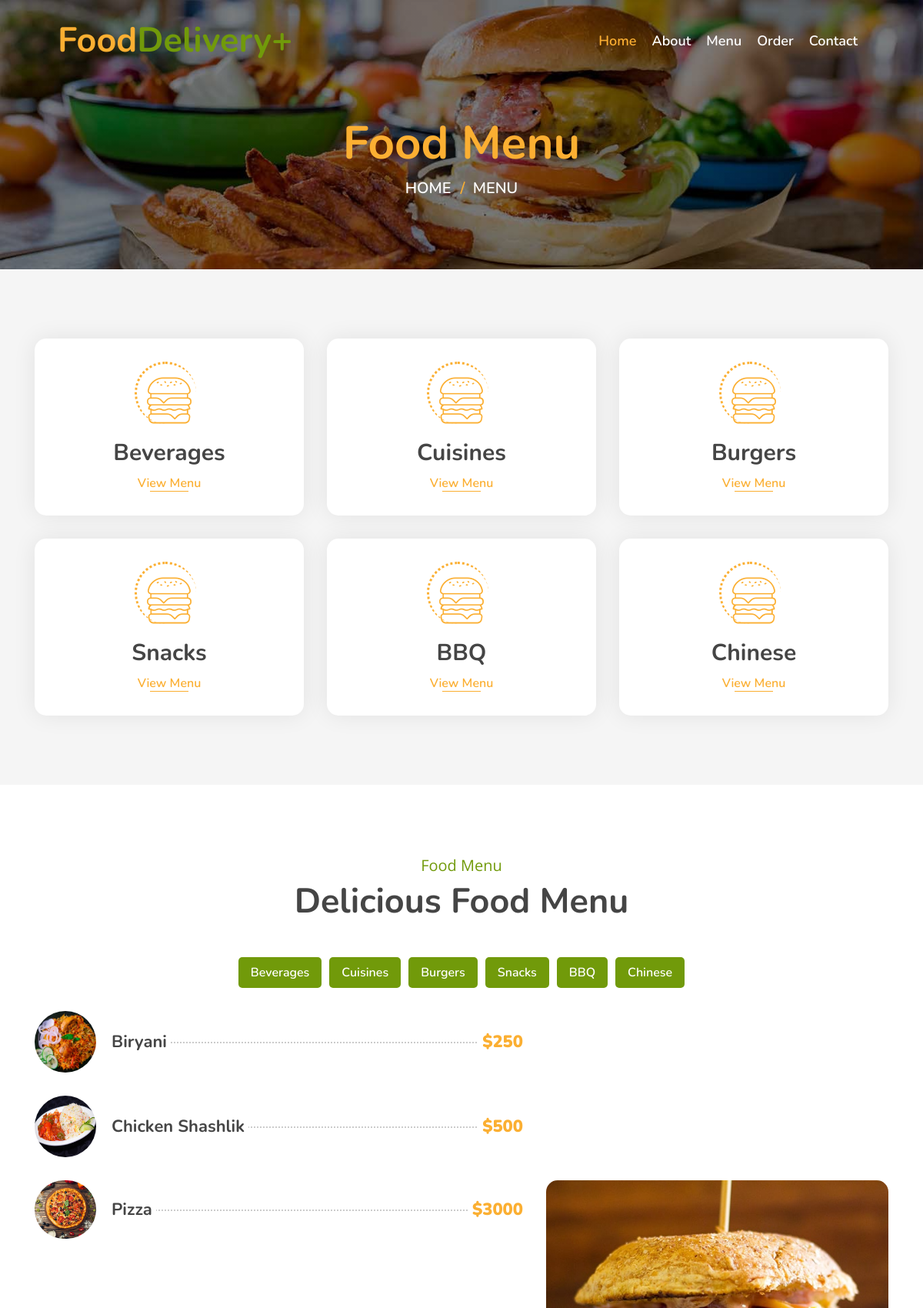
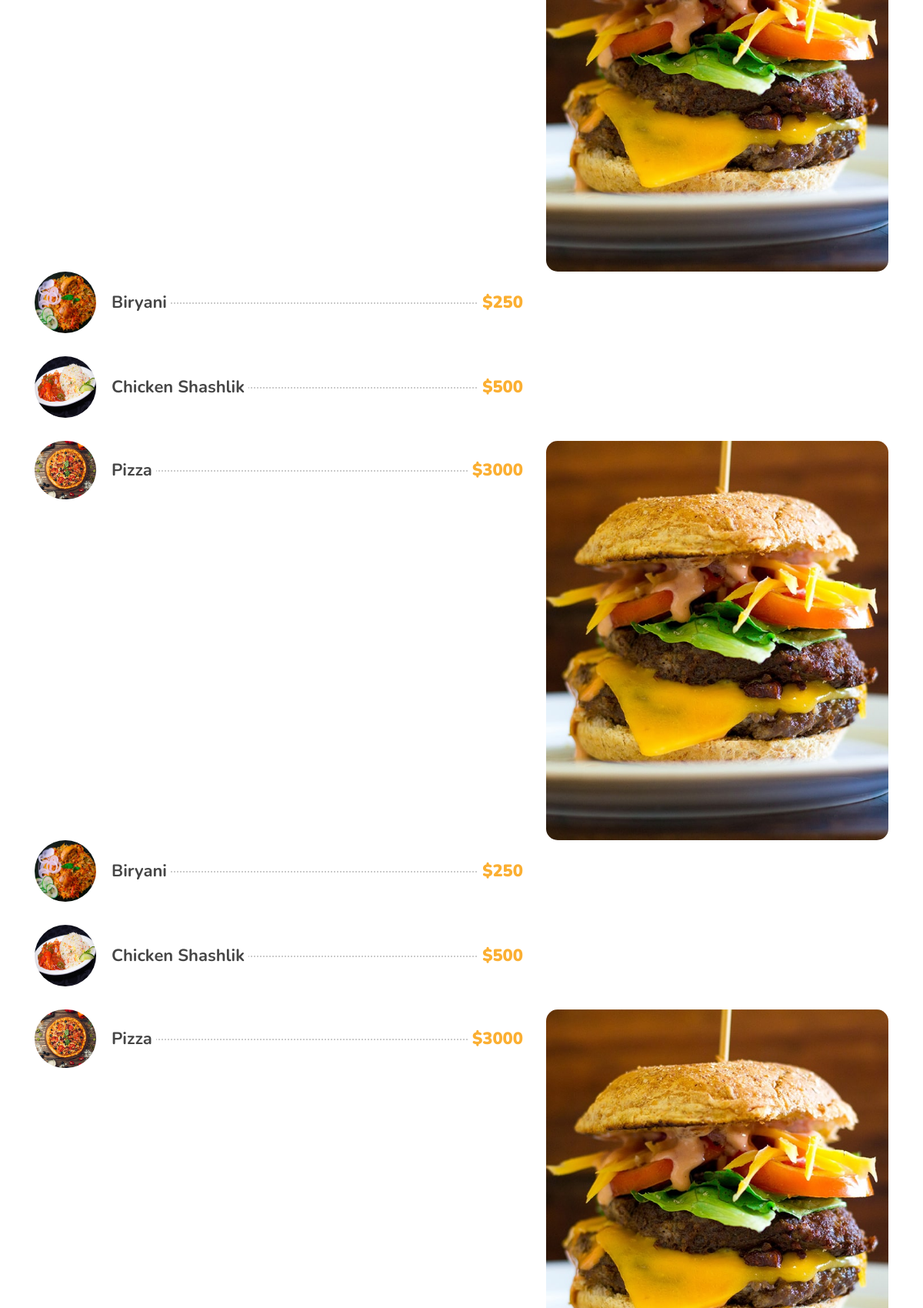
The page /menu (upper part) on the database its author committed (2 pictures, top to bottom).
### myapp/models.py (models this page shows, shortened)
class FoodType(models.Model):
    Id = models.AutoField(primary_key=True)
    Name = models.CharField(max_length=100)

class FoodItem(models.Model):
    Id = models.AutoField(primary_key=True)
    FoodName = models.CharField(max_length=100)
    ExpiryTime = models.TimeField(auto_now=True)
    Image = models.ImageField(upload_to='static/img/')
    Price = models.IntegerField()
    Category = models.ForeignKey(FoodCategory, on_delete=models.CASCADE)
    Type = models.ForeignKey(FoodType, on_delete=models.CASCADE)

### myapp/views.py (the view)
# urls.py: path('menu', views.menu),
def menu(request):
    item = FoodItem.objects.all()
    type = FoodType.objects.all()
    return render(request, 'menu.html', {"fItem": item, "ftype": type})

### templates/menu.html (shortened to what this page needs)
{% extends "master.html" %}
      {% block asna %}
        <div class="page-header mb-0">
            <div class="container">
                <div class="row">
                    <div class="col-12">
                        <h2>Food Menu</h2>
                    </div>
                    <div class="col-12">
                        <a href="">Home</a>
                        <a href="">Menu</a>
                    </div>
                </div>
            </div>
        </div>
        <div class="food mt-0">
            <div class="container">
                <div class="row align-items-center">
                    {% for i in ftype %}
                    <div class="col-md-4">
                        <div class="food-item">
                            <i class="flaticon-burger"></i>
                            <h2>{{i.Name}}</h2>
                            <a href="#">View Menu</a>
                        </div>
                    </div>
                    {% endfor %}
                </div>
            </div>
        </div>
        <div class="menu">
            <div class="container">
                <div class="section-header text-center">
                    <p>Food Menu</p>
                    <h2>Delicious Food Menu</h2>
                </div>
                <div class="menu-tab">
                    <ul class="nav nav-pills justify-content-center">
                        {% for i in ftype %}
                        <li class="nav-item">
                            <a class="nav-link active" data-toggle="pill" href="#{{ i.Name }}">{{ i.Name }}</a>
                        </li>
                        {% endfor %}
                    </ul>
                    <div class="tab-content">
                        {% for i in ftype %}
                        <div id="{{ i.Name }}" class="container tab-pane active">
                            <div class="row">
                                {% for i in fItem %}
                                <div class="col-lg-7 col-md-12">
                                    <div class="menu-item">
                                        <div class="menu-img">
                                            <img src="{{ i.Image }}" alt="Image">
                                        </div>
                                        <div class="menu-text">
                                            <h3><span>{{ i.FoodName }}</span> <strong>${{ i.Price }}</strong></h3>
                                        </div>
                                    </div>
                                </div>
                                {% endfor %}
                                <div class="col-lg-5 d-none d-lg-block">
                                    <img src="../static/img/menu-burger-img.jpg" alt="Image">
                                </div>
                            </div>
                        </div>
                        {% endfor %}
                    </div>
                </div>
            </div>
        </div>
{% endblock %}

### templates/master.html (shortened to what this page needs)
<!DOCTYPE html>
<html lang="en">
    <head>
        <link href="https://stackpath.bootstrapcdn.com/bootstrap/4.4.1/css/bootstrap.min.css" rel="stylesheet">
        <link href="https://cdnjs.cloudflare.com/ajax/libs/font-awesome/5.10.0/css/all.min.css" rel="stylesheet">
        <link href="../static/lib/animate/animate.min.css" rel="stylesheet">
        <link href="../static/lib/owlcarousel/assets/owl.carousel.min.css" rel="stylesheet">
        <link href="../static/lib/flaticon/font/flaticon.css" rel="stylesheet">
        <link href="../static/lib/tempusdominus/css/tempusdominus-bootstrap-4.min.css" rel="stylesheet" />
        <link href="../static/css/style.css" rel="stylesheet">
    </head>
    <body>
        <div class="navbar navbar-expand-lg bg-light navbar-light">
            <div class="container-fluid">
                <a href="index" class="navbar-brand">Food<span>Delivery+</span></a>
                <div class="collapse navbar-collapse justify-content-between" id="navbarCollapse">
                    <div class="navbar-nav ml-auto">
                        <a href="index" class="nav-item nav-link active">Home</a>
                        <a href="about" class="nav-item nav-link">About</a>
                        <a href="menu" class="nav-item nav-link">Menu</a>
                        <a href="booking" class="nav-item nav-link">Order</a>
                        <a href="contact" class="nav-item nav-link">Contact</a>
                    </div>
                </div>
            </div>
        </div>
{% block asna %}
{% endblock %}
    </body>
</html>

### rows shown on the page
FoodType: Name "Beverages"
FoodType: Name "Cuisines"
FoodType: Name "Burgers"
FoodType: Name "Snacks"
FoodType: Name "BBQ"
FoodType: Name "Chinese"
FoodItem: Image (picture), FoodName "Biryani", Price "250"
FoodItem: Image (picture), FoodName "Chicken Shashlik", Price "500"
FoodItem: Image (picture), FoodName "Pizza", Price "3000"
